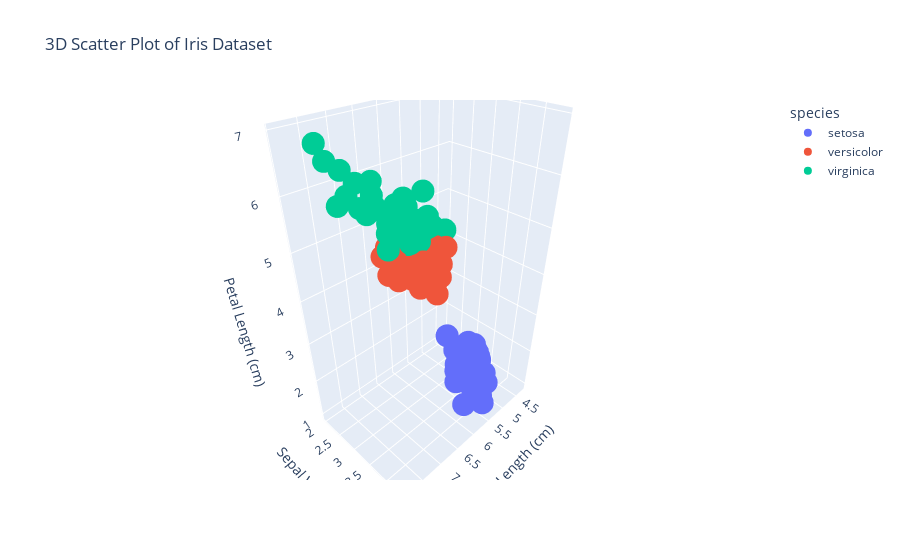

Source (notebook cell):
### Markdown cell above
## The interactive 3D scatter plot mapping sepal length, sepal width, and petal length, color-coded by species

### Code cell
import plotly.express as px

# Create 3D scatter plot
fig = px.scatter_3d(iris, x='sepal_length', y='sepal_width', z='petal_length',
                    color='species',
                    title='3D Scatter Plot of Iris Dataset',
                    labels={
                        'sepal_length': 'Sepal Length (cm)',
                        'sepal_width': 'Sepal Width (cm)',
                        'petal_length': 'Petal Length (cm)'
                    })

fig.show()

### Figure 1 — Plotly figure (JSON) as saved in the notebook; plotly's stock layout.template omitted (floating-point values rounded to 4 significant figures)
{"data": [{"hovertemplate": "species=setosa<br>Sepal Length (cm)=%{x}<br>Sepal Width (cm)=%{y}<br>Petal Length (cm)=%{z}<extra></extra>", "legendgroup": "setosa", "marker": {"color": "#636efa", "symbol": "circle"}, "mode": "markers", "name": "setosa", "scene": "scene", "showlegend": true, "type": "scatter3d", "x": [5.1, 4.9, 4.7, 4.6, 5, 5.4, 4.6, 5, 4.4, 4.9, 5.4, 4.8, 4.8, 4.3, 5.8, 5.7, 5.4, 5.1, 5.7, 5.1, 5.4, 5.1, 4.6, 5.1, 4.8, 5, 5, 5.2, 5.2, 4.7, 4.8, 5.4, 5.2, 5.5, 4.9, 5, 5.5, 4.9, 4.4, 5.1, 5, 4.5, 4.4, 5, 5.1, 4.8, 5.1, 4.6, 5.3, 5], "y": [3.5, 3, 3.2, 3.1, 3.6, 3.9, 3.4, 3.4, 2.9, 3.1, 3.7, 3.4, 3, 3, 4, 4.4, 3.9, 3.5, 3.8, 3.8, 3.4, 3.7, 3.6, 3.3, 3.4, 3, 3.4, 3.5, 3.4, 3.2, 3.1, 3.4, 4.1, 4.2, 3.1, 3.2, 3.5, 3.6, 3, 3.4, 3.5, 2.3, 3.2, 3.5, 3.8, 3, 3.8, 3.2, 3.7, 3.3], "z": [1.4, 1.4, 1.3, 1.5, 1.4, 1.7, 1.4, 1.5, 1.4, 1.5, 1.5, 1.6, 1.4, 1.1, 1.2, 1.5, 1.3, 1.4, 1.7, 1.5, 1.7, 1.5, 1, 1.7, 1.9, 1.6, 1.6, 1.5, 1.4, 1.6, 1.6, 1.5, 1.5, 1.4, 1.5, 1.2, 1.3, 1.4, 1.3, 1.5, 1.3, 1.3, 1.3, 1.6, 1.9, 1.4, 1.6, 1.4, 1.5, 1.4]}, {"hovertemplate": "species=versicolor<br>Sepal Length (cm)=%{x}<br>Sepal Width (cm)=%{y}<br>Petal Length (cm)=%{z}<extra></extra>", "legendgroup": "versicolor", "marker": {"color": "#EF553B", "symbol": "circle"}, "mode": "markers", "name": "versicolor", "scene": "scene", "showlegend": true, "type": "scatter3d", "x": [7, 6.4, 6.9, 5.5, 6.5, 5.7, 6.3, 4.9, 6.6, 5.2, 5, 5.9, 6, 6.1, 5.6, 6.7, 5.6, 5.8, 6.2, 5.6, 5.9, 6.1, 6.3, 6.1, 6.4, 6.6, 6.8, 6.7, 6, 5.7, 5.5, 5.5, 5.8, 6, 5.4, 6, 6.7, 6.3, 5.6, 5.5, 5.5, 6.1, 5.8, 5, 5.6, 5.7, 5.7, 6.2, 5.1, 5.7], "y": [3.2, 3.2, 3.1, 2.3, 2.8, 2.8, 3.3, 2.4, 2.9, 2.7, 2, 3, 2.2, 2.9, 2.9, 3.1, 3, 2.7, 2.2, 2.5, 3.2, 2.8, 2.5, 2.8, 2.9, 3, 2.8, 3, 2.9, 2.6, 2.4, 2.4, 2.7, 2.7, 3, 3.4, 3.1, 2.3, 3, 2.5, 2.6, 3, 2.6, 2.3, 2.7, 3, 2.9, 2.9, 2.5, 2.8], "z": [4.7, 4.5, 4.9, 4, 4.6, 4.5, 4.7, 3.3, 4.6, 3.9, 3.5, 4.2, 4, 4.7, 3.6, 4.4, 4.5, 4.1, 4.5, 3.9, 4.8, 4, 4.9, 4.7, 4.3, 4.4, 4.8, 5, 4.5, 3.5, 3.8, 3.7, 3.9, 5.1, 4.5, 4.5, 4.7, 4.4, 4.1, 4, 4.4, 4.6, 4, 3.3, 4.2, 4.2, 4.2, 4.3, 3, 4.1]}, {"hovertemplate": "species=virginica<br>Sepal Length (cm)=%{x}<br>Sepal Width (cm)=%{y}<br>Petal Length (cm)=%{z}<extra></extra>", "legendgroup": "virginica", "marker": {"color": "#00cc96", "symbol": "circle"}, "mode": "markers", "name": "virginica", "scene": "scene", "showlegend": true, "type": "scatter3d", "x": [6.3, 5.8, 7.1, 6.3, 6.5, 7.6, 4.9, 7.3, 6.7, 7.2, 6.5, 6.4, 6.8, 5.7, 5.8, 6.4, 6.5, 7.7, 7.7, 6, 6.9, 5.6, 7.7, 6.3, 6.7, 7.2, 6.2, 6.1, 6.4, 7.2, 7.4, 7.9, 6.4, 6.3, 6.1, 7.7, 6.3, 6.4, 6, 6.9, 6.7, 6.9, 5.8, 6.8, 6.7, 6.7, 6.3, 6.5, 6.2, 5.9], "y": [3.3, 2.7, 3, 2.9, 3, 3, 2.5, 2.9, 2.5, 3.6, 3.2, 2.7, 3, 2.5, 2.8, 3.2, 3, 3.8, 2.6, 2.2, 3.2, 2.8, 2.8, 2.7, 3.3, 3.2, 2.8, 3, 2.8, 3, 2.8, 3.8, 2.8, 2.8, 2.6, 3, 3.4, 3.1, 3, 3.1, 3.1, 3.1, 2.7, 3.2, 3.3, 3, 2.5, 3, 3.4, 3], "z": [6, 5.1, 5.9, 5.6, 5.8, 6.6, 4.5, 6.3, 5.8, 6.1, 5.1, 5.3, 5.5, 5, 5.1, 5.3, 5.5, 6.7, 6.9, 5, 5.7, 4.9, 6.7, 4.9, 5.7, 6, 4.8, 4.9, 5.6, 5.8, 6.1, 6.4, 5.6, 5.1, 5.6, 6.1, 5.6, 5.5, 4.8, 5.4, 5.6, 5.1, 5.1, 5.9, 5.7, 5.2, 5, 5.2, 5.4, 5.1]}], "layout": {"legend": {"title": {"text": "species"}, "tracegroupgap": 0}, "scene": {"domain": {"x": [0, 1], "y": [0, 1]}, "xaxis": {"title": {"text": "Sepal Length (cm)"}}, "yaxis": {"title": {"text": "Sepal Width (cm)"}}, "zaxis": {"title": {"text": "Petal Length (cm)"}}}, "title": {"text": "3D Scatter Plot of Iris Dataset"}}}
